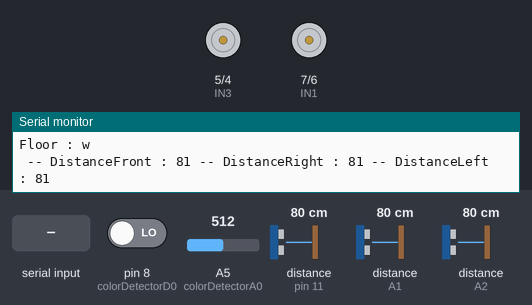
This sketch was run on a simulated Arduino Uno, built with avr-gcc and run on an emulated ATmega328P. Shown: motor-driver pin pairs drawn as motors (green arrow = first pin HIGH = forward, orange = second pin HIGH = backward, longer = more drive), the last lines printed to the serial monitor. The inputs (shaded band) are chosen by the test bench; at power-on: pin 8 (colorDetectorD0) LOW, A5 (colorDetectorA0) = 512, distance to the obstacle (sensors on pin 11, A1, A2) 80 cm. The echo pulse lasts 58.3 µs per cm.

Above: at 1.2 s.
1.3 s: "w" received over Serial
At 2.3 s:
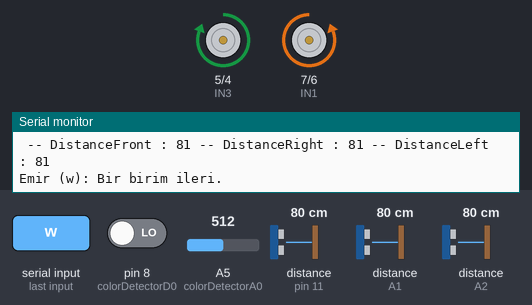
4.0 s: "s" received over Serial
At 4.9 s:
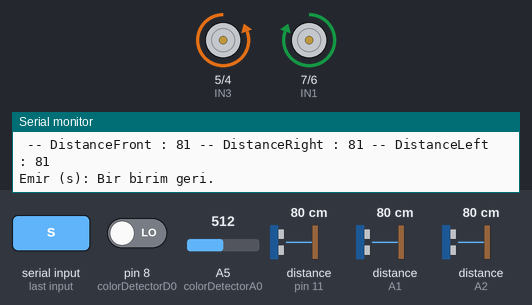
6.5 s: "a" received over Serial
At 7.4 s:
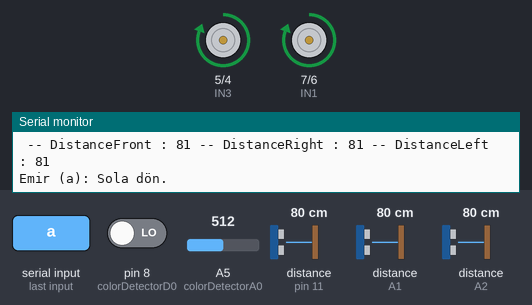
9.2 s: "d" received over Serial
At 10.2 s:
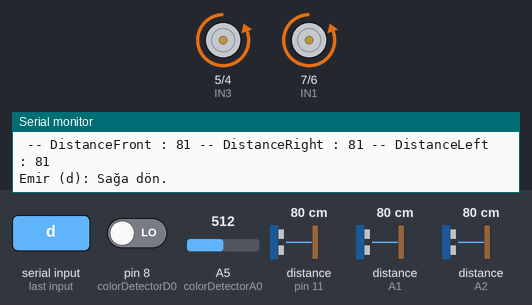
Timing chart, 0 to 12.2 s (numbered marks = the images above; inputs shaded):
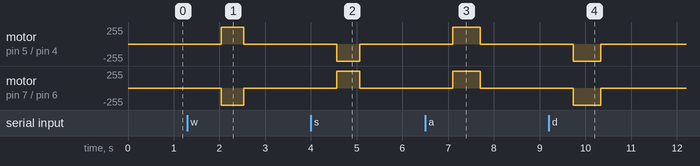

Measured:
- after the input at 1.3 s, motor on pin 5 (IN3) / pin 4 (IN4): stopped → forward 255/255 after 0.73 s, → stopped 0.50 s later; motor on pin 7 (IN1) / pin 6 (IN2): stopped → backward 255/255 after 0.73 s, → stopped 0.50 s later
- after the input at 4.0 s, motor on pin 5 (IN3) / pin 4 (IN4): stopped → backward 255/255 after 0.57 s, → stopped 0.50 s later; motor on pin 7 (IN1) / pin 6 (IN2): stopped → forward 255/255 after 0.57 s, → stopped 0.50 s later
- after the input at 6.5 s, motor on pin 5 (IN3) / pin 4 (IN4), motor on pin 7 (IN1) / pin 6 (IN2): stopped → forward 255/255 after 0.60 s, → stopped 0.60 s later
- after the input at 9.2 s, motor on pin 5 (IN3) / pin 4 (IN4), motor on pin 7 (IN1) / pin 6 (IN2): stopped → backward 255/255 after 0.54 s, → stopped 0.60 s later

The sketch:

ObstacleAvoidanceCar.ino
```cpp
#include "NewPing.h"

#define IN1 7
#define IN2 6
#define IN3 5
#define IN4 4
#define enginePowerLeft 9
#define enginePowerRight 3
#define colorDetectorA0 A5
#define colorDetectorD0 8
#define frontEyeTrig 10
#define frontEyeEcho 11
#define leftEyeTrig A0
#define leftEyeEcho A1
#define rightEyeTrig A3
#define rightEyeEcho A2


int colorDetectorA0Value;
bool colorDetectorD0Value;

char receivedBluetooth = 0;

NewPing sonarFront(frontEyeTrig, frontEyeEcho, 400);
NewPing sonarLeft(leftEyeTrig, leftEyeEcho, 400);
NewPing sonarRight(rightEyeTrig, rightEyeEcho, 400);

void setup() {
  // put your setup code here, to run once:
  pinMode(IN1, OUTPUT);
  pinMode(IN2, OUTPUT);
  pinMode(IN3, OUTPUT);
  pinMode(IN4, OUTPUT);
  pinMode(enginePowerLeft, OUTPUT);
  pinMode(enginePowerRight, OUTPUT);
  pinMode(frontEyeEcho, INPUT);
  pinMode(frontEyeTrig, OUTPUT);
  pinMode(frontEyeEcho, INPUT);
  pinMode(frontEyeTrig, OUTPUT);
  pinMode(rightEyeEcho, INPUT);
  pinMode(rightEyeTrig, OUTPUT);
  pinMode(leftEyeEcho, INPUT);
  pinMode(leftEyeTrig, OUTPUT);

  analogWrite(enginePowerLeft, 100);
  analogWrite(enginePowerRight, 100);

  // siyah nokta sensorü
  pinMode (colorDetectorA0, INPUT);
  pinMode (colorDetectorD0, INPUT);

  Serial.begin(9600);
}

void loop() {

 colorDetectorA0Value = analogRead(colorDetectorA0); // reads the analog input from the IR distance sensor
 colorDetectorD0Value = digitalRead(colorDetectorD0);// reads the digital input from the IR distance sensor

 if(Serial.available() > 0)      // Bluetoothtan sadece veri geldiğinde okuma kodunu aktif eder:
 {
     receivedBluetooth = Serial.read();        // Bluetooth verisini okur ve receivedBluetooth değişkenine kaydeder
 }
if( receivedBluetooth == 'w' ){
    Serial.print("Emir (");
    Serial.print(receivedBluetooth);
    Serial.println("): Bir birim ileri.");
    // Bir birim ileri
    goForward();
 }else if(receivedBluetooth == 's' ){
    Serial.print("Emir (");
    Serial.print(receivedBluetooth);
    Serial.println("): Bir birim geri.");
    goBack();
 }else if(receivedBluetooth == 'a' ){
    Serial.print("Emir (");
    Serial.print(receivedBluetooth);
    Serial.println("): Sola dön." );
    turnLeft();
 }else if(receivedBluetooth == 'd' ){
    Serial.print("Emir (");
    Serial.print(receivedBluetooth);
    Serial.println("): Sağa dön." );
    turnRight();
 }else if(receivedBluetooth == 'p' ){
   Serial.print("Emir (");
   Serial.print(receivedBluetooth);
   Serial.println("): Algoritmayı başlat." );
 }else if(receivedBluetooth == 'x' ){
   Serial.print("Emir (");
   Serial.print(receivedBluetooth);
   Serial.println("): Algoritmayı durdur." );
   stopEngine();
 }else if(receivedBluetooth == 't' ){
   Serial.print("Emir (");
   Serial.print(receivedBluetooth);
   Serial.print("): Turn180" );
   turn180();
 }
 receivedBluetooth = 0;
 Serial.print("Floor : ");
 Serial.println(getFloorInfo(colorDetectorA0Value,colorDetectorD0Value));
 Serial.print(" -- DistanceFront : ");
 Serial.print(getDistanceFromFrontEye());
 Serial.print(" -- DistanceRight : ");
 Serial.print(getDistanceFromRightEye());
 Serial.print(" -- DistanceLeft : ");
 Serial.println(getDistanceFromLeftEye());
 delay(1000);
}
void goBack(){
  digitalWrite(IN1, HIGH);
  digitalWrite(IN2, LOW);
  digitalWrite(IN3, LOW);
  digitalWrite(IN4, HIGH);
  delay(500);
  stopEngine();
}
void goForward(){
  digitalWrite(IN1, LOW);
  digitalWrite(IN2, HIGH);
  digitalWrite(IN3, HIGH);
  digitalWrite(IN4, LOW);
  delay(500);
  stopEngine();
}
void turn180(){
  digitalWrite(IN1, LOW);
  digitalWrite(IN2, HIGH);
  digitalWrite(IN3, LOW);
  digitalWrite(IN4, HIGH);
  delay(1250);
  stopEngine();
}
void turnRight(){
  digitalWrite(IN1, LOW);
  digitalWrite(IN2, HIGH);
  digitalWrite(IN3, LOW);
  digitalWrite(IN4, HIGH);
  delay(600);
  stopEngine();
}
void turnLeft(){
  digitalWrite(IN1, HIGH);
  digitalWrite(IN2, LOW);
  digitalWrite(IN3, HIGH);
  digitalWrite(IN4, LOW);
  delay(600);
  stopEngine();
}
void stopEngine(){
  digitalWrite(IN1, LOW);
  digitalWrite(IN2, LOW);
  digitalWrite(IN3, LOW);
  digitalWrite(IN4, LOW);
}
char getFloorInfo(int contrast, bool result){
   return (contrast>500 && result == 1)?'b':'w';
}
int getDistanceFromFrontEye(){
  return sonarFront.ping_cm();

}
int getDistanceFromRightEye(){
  return sonarRight.ping_cm();

}
int getDistanceFromLeftEye(){
  return sonarLeft.ping_cm();

}
```
